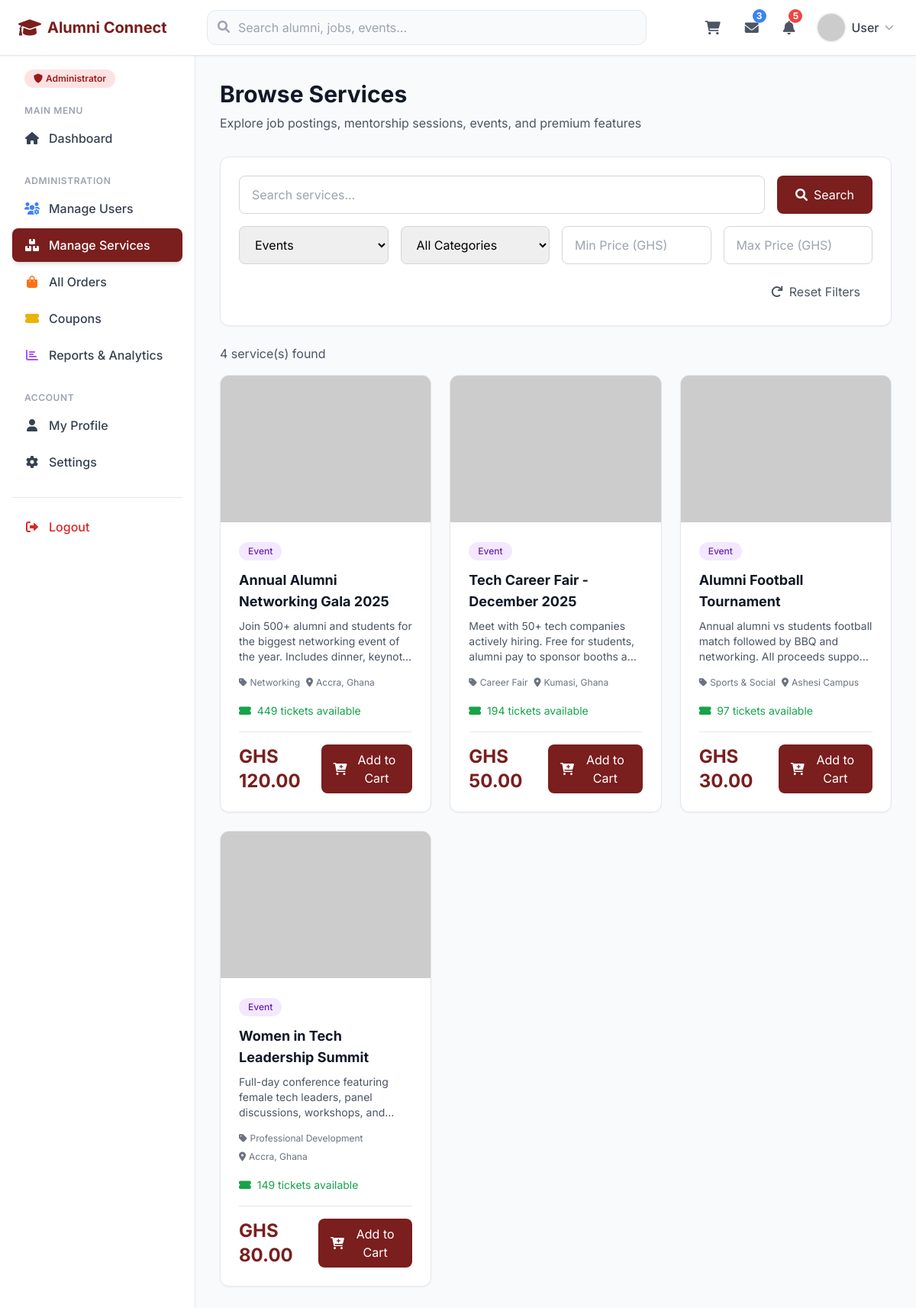
/views/services.php?type=event (signed in), run on the app's committed database.
### tables this page shows
CREATE TABLE `services` (
  `service_id` int(11) NOT NULL,
  `service_name` varchar(200) NOT NULL,
  `service_type` enum('job_posting','mentorship','event','premium_feature') NOT NULL,
  `description` text NOT NULL,
  `price` decimal(10,2) NOT NULL DEFAULT 0.00,
  `duration` int(11) DEFAULT NULL COMMENT 'Duration in minutes for mentorship or days for job postings',
  `provider_id` int(11) DEFAULT NULL COMMENT 'User ID of the service provider (alumni)',
  `category` varchar(100) DEFAULT NULL,
  `location` varchar(150) DEFAULT NULL,
  `is_active` tinyint(1) DEFAULT 1,
  `stock_quantity` int(11) DEFAULT NULL COMMENT 'For event tickets',
  `image_url` varchar(255) DEFAULT NULL,
  `date_created` timestamp NOT NULL DEFAULT current_timestamp(),
  `date_updated` timestamp NULL DEFAULT NULL ON UPDATE current_timestamp()
);

### settings/db_class.php (called while the page is built, shortened)
<?php
if (!class_exists('db_connection')) {
    class db_connection
    {
        public $db = null;
        public $results = null;
        function db_connect()
        {
            $this->db = mysqli_connect(SERVER, USERNAME, PASSWD, DATABASE);
            if (mysqli_connect_errno()) {
                return false;
            } else {
                return true;
            }
        }
        function db_conn()
        {
            $this->db = mysqli_connect(SERVER, USERNAME, PASSWD, DATABASE);
            if (mysqli_connect_errno()) {
                return false;
            } else {
                return $this->db;
            }
        }
        function db_query($sqlQuery)
        {
            $this->results = mysqli_query($this->db, $sqlQuery);
            if ($this->results == false) {
                return false;
            } else {
                return true;
            }
        }
        function db_fetch_all($sql)
        {
            if (!$this->db_query($sql)) {
                return false;
            }
            return mysqli_fetch_all($this->results, MYSQLI_ASSOC);
        }
    }
}

### classes/service_class.php (called while the page is built, shortened)
<?php
require_once(dirname(__FILE__).'/../settings/db_class.php');
class Service extends db_connection {
    public function getAllServices($service_type = null, $category = null, $search_term = null, $min_price = null, $max_price = null) {
        $sql = "SELECT s.*, u.first_name, u.last_name
                FROM services s
                LEFT JOIN users u ON s.provider_id = u.user_id
                WHERE s.is_active = 1";
        if ($service_type) {
            $service_type = mysqli_real_escape_string($this->db_conn(), $service_type);
            $sql .= " AND s.service_type = '$service_type'";
        }
        $sql .= " ORDER BY s.date_created DESC";
        return $this->db_fetch_all($sql);
    }
    public function getCategories($service_type = null) {
        $sql = "SELECT DISTINCT category FROM services WHERE is_active = 1 AND category IS NOT NULL";
        if ($service_type) {
            $service_type = mysqli_real_escape_string($this->db_conn(), $service_type);
            $sql .= " AND service_type = '$service_type'";
        }
        $sql .= " ORDER BY category ASC";
        return $this->db_fetch_all($sql);
    }
}
?>

### views/services.php (the view, shortened to what this page needs)
<?php
require_once(dirname(__FILE__).'/../classes/service_class.php');
$service = new Service();
$service_type = !empty($_GET['type']) ? $_GET['type'] : null;
$category = !empty($_GET['category']) ? $_GET['category'] : null;
$search = !empty($_GET['search']) ? $_GET['search'] : null;
$min_price = !empty($_GET['min_price']) ? floatval($_GET['min_price']) : null;
$max_price = !empty($_GET['max_price']) ? floatval($_GET['max_price']) : null;
$services = $service->getAllServices($service_type, $category, $search, $min_price, $max_price);
?>
<!DOCTYPE html>
<html lang="en">
<head>
    <script src="https://cdn.tailwindcss.com"></script>
    <link rel="stylesheet" href="https://cdnjs.cloudflare.com/ajax/libs/font-awesome/6.0.0/css/all.min.css">
</head>
<body class="bg-gray-50">
    <?php include 'includes/navbar.php'; ?>
    <div class="flex">
        <?php include 'includes/sidebar.php'; ?>
        <main class="flex-1 p-6 lg:p-8">
            <div class="mb-8">
                <h1 class="text-3xl font-bold text-gray-900 mb-2">Browse Services</h1>
                <p class="text-gray-600">Explore job postings, mentorship sessions, events, and premium features</p>
            </div>
            <div class="bg-white rounded-xl shadow-sm border border-gray-200 p-6 mb-6">
                <form method="GET" action="" class="space-y-4">
                    <div class="flex flex-col md:flex-row gap-4">
                        <div class="flex-1">
                            <input type="text" name="search" placeholder="Search services..."
                                   value="<?php echo htmlspecialchars($search ?? ''); ?>"
                                   class="w-full px-4 py-3 border border-gray-300 rounded-lg focus:outline-none focus:border-primary transition-colors">
                        </div>
                        <button type="submit" class="px-6 py-3 bg-primary text-white rounded-lg hover:bg-primary/90 transition-colors">
                            <i class="fas fa-search mr-2"></i>Search
                        </button>
                    </div>
                    <div class="grid grid-cols-1 md:grid-cols-4 gap-4">
                        <select name="type" class="px-4 py-3 border border-gray-300 rounded-lg focus:outline-none focus:border-primary" onchange="this.form.submit()">
                            <option value="event" <?php echo $service_type === 'event' ? 'selected' : ''; ?>>Events</option>
                        </select>
                        <select name="category" class="px-4 py-3 border border-gray-300 rounded-lg focus:outline-none focus:border-primary" onchange="this.form.submit()">
                            <option value="">All Categories</option>
                        </select>
                        <input type="number" name="min_price" placeholder="Min Price (GHS)"
                               value="<?php echo $min_price ?? ''; ?>"
                               class="px-4 py-3 border border-gray-300 rounded-lg focus:outline-none focus:border-primary"
                               min="0" step="0.01">
                        <input type="number" name="max_price" placeholder="Max Price (GHS)"
                               value="<?php echo $max_price ?? ''; ?>"
                               class="px-4 py-3 border border-gray-300 rounded-lg focus:outline-none focus:border-primary"
                               min="0" step="0.01">
                    </div>
                    <div class="flex justify-end">
                        <a href="services.php" class="px-4 py-2 text-gray-600 hover:text-gray-800 transition-colors">
                            <i class="fas fa-redo mr-2"></i>Reset Filters
                        </a>
                    </div>
                </form>
            </div>
            <div class="mb-4">
                <p class="text-gray-600">
                    <?php echo $services ? count($services) : 0; ?> service(s) found
                </p>
            </div>
            <div id="servicesGrid">
            <?php if ($services && count($services) > 0): ?>
                <div class="grid grid-cols-1 md:grid-cols-2 lg:grid-cols-3 gap-6">
                    <?php foreach ($services as $item): ?>
                        <div class="bg-white rounded-xl shadow-sm border border-gray-200 overflow-hidden hover:shadow-lg hover:scale-[1.02] transition-all duration-300 cursor-pointer">
                            <div class="h-48 bg-gradient-to-br from-primary/20 to-primary/5 flex items-center justify-center">
                                <?php if ($item['image_url']):
                                    $image_src = (strpos($item['image_url'], 'http') === 0)
                                        ? $item['image_url']
                                        : '../uploads/services/' . $item['image_url'];
                                ?>
                                    <img src="<?php echo htmlspecialchars($image_src); ?>"
                                         alt="<?php echo htmlspecialchars($item['service_name']); ?>"
                                         class="w-full h-full object-cover">
                                <?php endif; ?>
                            </div>
                            <div class="p-6">
                                <span class="inline-block px-3 py-1 text-xs font-medium rounded-full mb-3
                                    <?php
                                        echo $item['service_type'] === 'job_posting' ? 'bg-blue-100 text-blue-800' :
                                             ($item['service_type'] === 'mentorship' ? 'bg-green-100 text-green-800' :
                                             ($item['service_type'] === 'event' ? 'bg-purple-100 text-purple-800' : 'bg-yellow-100 text-yellow-800'));
                                    ?>">
                                    <?php echo ucwords(str_replace('_', ' ', $item['service_type'])); ?>
                                </span>
                                <h3 class="text-lg font-bold text-gray-900 mb-2">
                                    <?php echo htmlspecialchars($item['service_name']); ?>
                                </h3>
                                <p class="text-sm text-gray-600 mb-4 line-clamp-3">
                                    <?php echo htmlspecialchars(substr($item['description'], 0, 120)) . (strlen($item['description']) > 120 ? '...' : ''); ?>
                                </p>
                                <div class="flex flex-wrap gap-2 mb-4 text-xs text-gray-500">
                                    <?php if ($item['category']): ?>
                                        <span><i class="fas fa-tag mr-1"></i><?php echo htmlspecialchars($item['category']); ?></span>
                                    <?php endif; ?>
                                    <?php if ($item['location']): ?>
                                        <span><i class="fas fa-map-marker-alt mr-1"></i><?php echo htmlspecialchars($item['location']); ?></span>
                                    <?php endif; ?>
                                </div>
                                <?php if ($item['stock_quantity'] !== null): ?>
                                    <div class="mb-4">
                                        <span class="text-sm <?php echo $item['stock_quantity'] > 10 ? 'text-green-600' : 'text-orange-600'; ?>">
                                            <i class="fas fa-ticket-alt mr-1"></i>
                                            <?php echo $item['stock_quantity']; ?> tickets available
                                        </span>
                                    </div>
                                <?php endif; ?>
                                <div class="flex items-center justify-between pt-4 border-t border-gray-200">
                                    <div>
                                        <span class="text-2xl font-bold text-primary">GHS <?php echo number_format($item['price'], 2); ?></span>
                                    </div>
                                    <button onclick="addToCart(<?php echo $item['service_id']; ?>)"
                                            class="px-4 py-2 bg-primary text-white rounded-lg hover:bg-primary/90 transition-colors flex items-center gap-2">
                                        <i class="fas fa-cart-plus"></i>
                                        Add to Cart
                                    </button>
                                </div>
                            </div>
                        </div>
                    <?php endforeach; ?>
                </div>
            <?php endif; ?>
            </div>
        </main>
    </div>
</body>
</html>

### views/services.php (style rules this page uses)
body { font-family: 'Inter', sans-serif; }
.line-clamp-3 { display: -webkit-box; -webkit-line-clamp: 3; line-clamp: 3; -webkit-box-orient: vertical; overflow: hidden; }

### data on the page
services: service_type "Event", service_name "Annual Alumni Networking Gala 2025", description "Join 500+ alumni and students for the biggest networking event of the year. Includes dinner,…", category "Networking", location "Accra, Ghana", stock_quantity "449", price "120.00"
services: service_type "Event", service_name "Tech Career Fair - December 2025", description "Meet with 50+ tech companies actively hiring. Free for students, alumni pay to sponsor booths…", category "Career Fair", location "Kumasi, Ghana", stock_quantity "194", price "50.00"
services: service_type "Event", service_name "Alumni Football Tournament", description "Annual alumni vs students football match followed by BBQ and networking. All proceeds…", category "Sports & Social", location "Ashesi Campus", stock_quantity "97", price "30.00"
services: service_type "Event", service_name "Women in Tech Leadership Summit", description "Full-day conference featuring female tech leaders, panel discussions, workshops,…", category "Professional Development", location "Accra, Ghana", stock_quantity "149", price "80.00"

### other printed values
$user_name "User"
count($services) "4"
